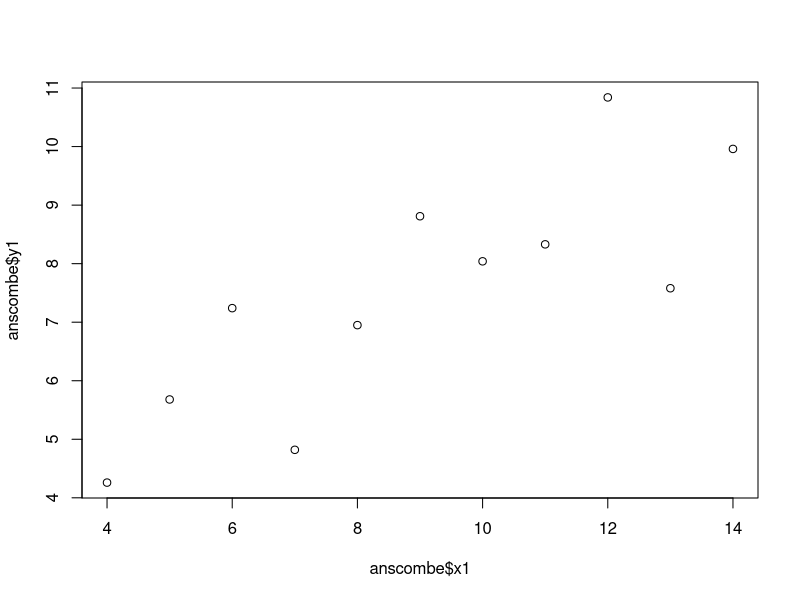
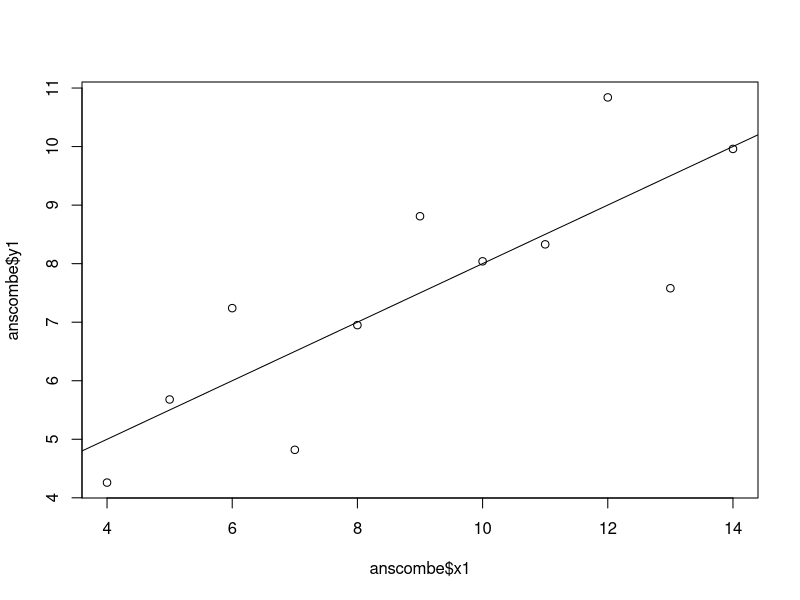
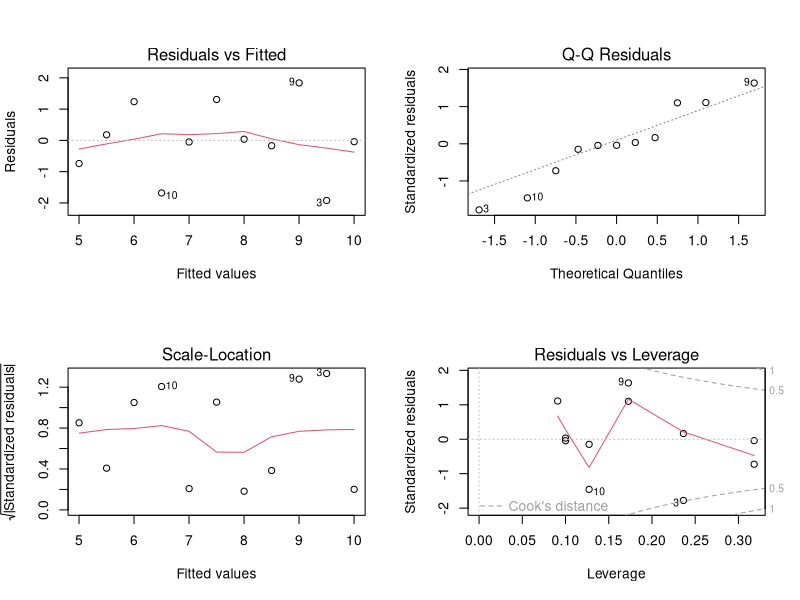
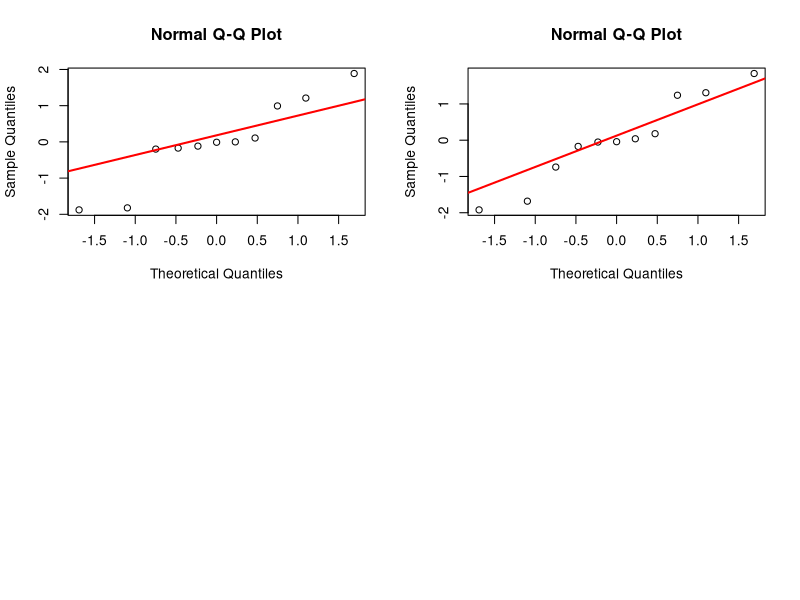

These figures' R source, in order:
#Rを用いた回帰分析の練習
summary(anscombe)
plot(anscombe$x1, anscombe$y1)

#線形回帰
anscombe.lm1 <- lm(y1~x1, anscombe)
summary(anscombe.lm1)

#係数x1はp=0.00217で有意
#自由度調整済み決定係数は0.6295で7割くらい説明できている
#F値はp=0.00217で有意

#Call:
#  lm(formula = y1 ~ x1, data = anscombe)
#
#Residuals:
#  Min       1Q   Median       3Q      Max 
#-1.92127 -0.45577 -0.04136  0.70941  1.83882 
#
#Coefficients:
#  Estimate Std. Error t value Pr(>|t|)   
#(Intercept)   3.0001     1.1247   2.667  0.02573 * 
#  x1            0.5001     0.1179   4.241  0.00217 **
#  ---
#  Signif. codes:  
#  0 ‘***’ 0.001 ‘**’ 0.01 ‘*’ 0.05 ‘.’ 0.1 ‘ ’ 1
#
#Residual standard error: 1.237 on 9 degrees of freedom
#Multiple R-squared:  0.6665,	Adjusted R-squared:  0.6295 
#F-statistic: 17.99 on 1 and 9 DF,  p-value: 0.00217

plot(anscombe$x1, anscombe$y1)
abline(anscombe.lm1)

#予測
test <- data.frame(x1=c(4,5))
predict(anscombe.lm1, test)

#結果のプロット
par(mfrow=c(2,2))
plot(anscombe.lm1)

#重回帰分析
anscombe.lm2 <- lm(y1~x1+x2+x3+x4, anscombe)
summary(anscombe.lm2)

#Call:
#  lm(formula = y1 ~ x1 + x2 + x3 + x4, data = anscombe)
#
#Residuals:
#  Min       1Q   Median       3Q      Max 
#-1.87818 -0.18500 -0.01036  0.54964  1.88818 
#
#Coefficients: (2 not defined because of singularities)
#Estimate Std. Error t value
#(Intercept)  4.33291    2.21774   1.954
#x1           0.45073    0.14012   3.217
#x2                NA         NA      NA
#x3                NA         NA      NA
#x4          -0.09873    0.14012  -0.705
#Pr(>|t|)  
#(Intercept)   0.0865 .
#x1            0.0123 *
#  x2                NA  
#x3                NA  
#x4            0.5011  
#---
#  Signif. codes:  
#  0 ‘***’ 0.001 ‘**’ 0.01 ‘*’ 0.05
#‘.’ 0.1 ‘ ’ 1
#
#Residual standard error: 1.273 on 8 degrees of freedom
#Multiple R-squared:  0.686,	Adjusted R-squared:  0.6075 
#F-statistic:  8.74 on 2 and 8 DF,  p-value: 0.009718

#期待正規ランクスコアをプロット
qqnorm(resid(anscombe.lm2))
qqline(resid(anscombe.lm2), lwd=2, col="red")

#反復特徴量選択
anscombe.lm3 <- step(anscombe.lm2)
summary(anscombe.lm3)

qqnorm(resid(anscombe.lm3))
qqline(resid(anscombe.lm3), lwd=2, col="red")
